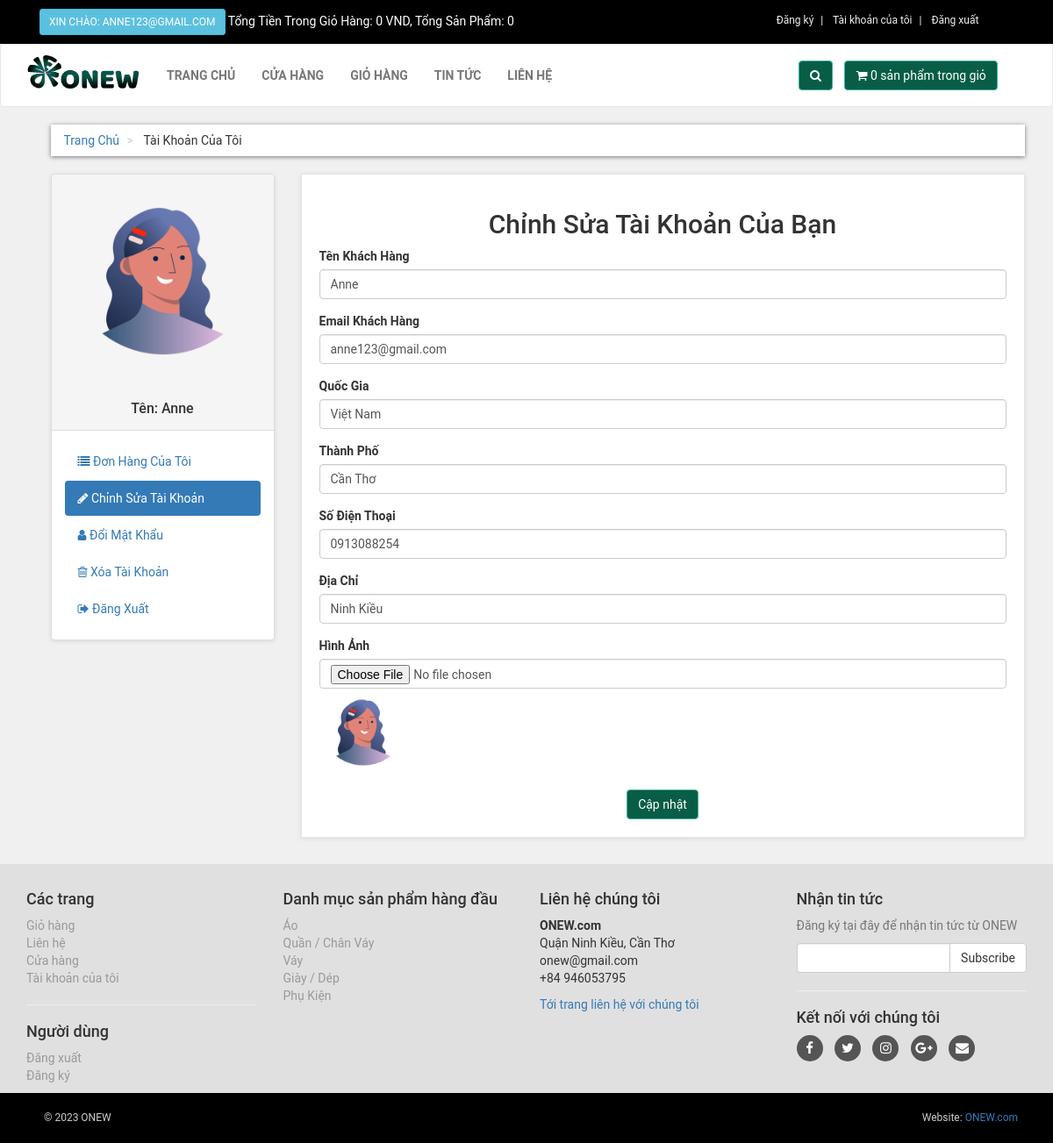
Screenshot of /customer/my_account.php?edit_act (signed in) with the database file from the repository.
### tables this page shows
CREATE TABLE `customers` (
  `customer_id` int(100) NOT NULL,
  `customer_name` varchar(255) NOT NULL,
  `customer_email` varchar(255) NOT NULL,
  `customer_pass` varchar(255) NOT NULL,
  `customer_country` text NOT NULL,
  `customer_city` text NOT NULL,
  `customer_contact` varchar(255) NOT NULL,
  `customer_address` text NOT NULL,
  `customer_image` text NOT NULL,
  `customer_ip` varchar(255) NOT NULL
);

CREATE TABLE `product_categories` (
  `p_cat_id` int(10) NOT NULL,
  `p_cat_title` text NOT NULL,
  `p_cat_desc` text NOT NULL
);

### customer/edit_act.php (the view, shortened to what this page needs)
<?php
$customer_email=$_SESSION['customer_email'];
$get_customer="select * from customers where customer_email='$customer_email'";
$run_cust=mysqli_query($con,$get_customer);
$row_cust=mysqli_fetch_array($run_cust);
$customer_name=$row_cust['customer_name'];
$customer_email=$row_cust['customer_email'];
$customer_country=$row_cust['customer_country'];
$customer_city=$row_cust['customer_city'];
$customer_contact=$row_cust['customer_contact'];
$customer_address=$row_cust['customer_address'];
$customer_image=$row_cust['customer_image'];
?>
<div class="box">
    <form action="" method="POST" enctype="multipart/form-data">
        <center>
            <h2>Chỉnh Sửa Tài Khoản Của Bạn</h2>
        </center>
        <div class="form-group">
            <label>Tên Khách Hàng</label>
            <input type="text" name="c_name" required="" class="form-control" value="<?php echo $customer_name; ?>">
        </div>
        <div class="form-group">
            <label>Email Khách Hàng</label>
            <input type="text" name="c_email" required="" class="form-control" value="<?php echo $customer_email; ?>">
        </div>
        <div class="form-group">
            <label>Quốc Gia</label>
            <input type="text" name="c_country" required="" class="form-control" value="<?php echo $customer_country; ?>">
        </div>
        <div class="form-group">
            <label>Thành Phố</label>
            <input type="text" name="c_city" required="" class="form-control" value="<?php echo $customer_city; ?>">
        </div>
        <div class="form-group">
            <label>Số Điện Thoại</label>
            <input type="text" name="c_number" required="" class="form-control" value="<?php echo $customer_contact; ?>">
        </div>
        <div class="form-group">
            <label>Địa Chỉ</label>
            <input type="text" name="c_address" required="" class="form-control" value="<?php echo $customer_address; ?>">
        </div>
        <div class="form-group">
            <label>Hình Ảnh</label>
            <input type="file" name="c_image" required="" class="form-control">
            <img src="customer_images/<?php echo $customer_image; ?>" class="img-responsive" height="100" width="100">
        </div>
        <div class="text-center">
            <button type="submit" name="update" class="btn btn-primary">Cập nhật</button>
        </div>
    </form>
</div>

### customer/includes/sidebar.php
<div class="panel panel-default sidebar-menu">
    <div class="panel-heading">
        <?php
        $session_customer=$_SESSION['customer_email'];
        $get_cust="select * from customers where customer_email='$session_customer'";
        $run_cust=mysqli_query($con,$get_cust);
        $row_customers=mysqli_fetch_array($run_cust);
        $customer_image=$row_customers['customer_image'];
        $customer_name=$row_customers['customer_name'];
        if(!isset($_SESSION['customer_email'])){
        }else{
            echo "
            <center>
            <img src='./customer_images/$customer_image' class='img-responsive'>
            </center>
            <br>
            <h3 align='center' class='panel-title'>Tên: $customer_name</h3>
            ";
        }
        ?>
    </div>
    <div class="panel-body">
        <ul class="nav nav-pills nav-stacked">
            <li class="<?php if(isset($_GET['my_order'])){echo "active";} ?>">
                <a href="my_account.php?my_order"><i class="fa fa-list"></i> Đơn Hàng Của Tôi</a>
            </li>
            <li class="<?php if(isset($_GET['edit_act'])){echo "active";} ?>">
                <a href="my_account.php?edit_act"><i class="fa fa-pencil"></i> Chỉnh Sửa Tài Khoản</a>
            </li>
            <li class="<?php if(isset($_GET['change_pass'])){echo "active";} ?>">
                <a href="my_account.php?change_pass"><i class="fa fa-user"></i> Đổi Mật Khẩu</a>
            </li>
            <li class="<?php if(isset($_GET['delete_ac'])){echo "active";} ?>">
                <a href="my_account.php?delete_ac"><i class="fa fa-trash-o"></i> Xóa Tài Khoản</a>
            </li>
            <li class="<?php if(isset($_GET['logout'])){echo "active";} ?>">
                <a href="my_account.php?logout"><i class="fa fa-sign-out"></i> Đăng Xuất</a>
            </li>
        </ul>
    </div>
</div>

### customer/includes/footer.php (shortened to what this page needs)
<div id="footer">
    <div class="container">
        <div class="row">
                <div class="col-md-3 col-sm-6">
                    <h4>Các trang</h4>
                    <ul>
                        <li><a href="../cart.php">Giỏ hàng</a></li>
                        <li><a href="../contactus.php">Liên hệ</a></li>
                        <li><a href="../shop.php">Cửa hàng</a></li>
                        <li><a href="../customer/my_account.php">Tài khoản của tôi</a></li>
                    </ul>
                    <hr>
                    <h4>Người dùng</h4>
                    <ul>
                    <li>
                        <?php
                        if(!isset($_SESSION['customer_email'])){
                            echo "<a href='../customer_login.php'>Đăng nhập</a>";
                        }else{
                            echo"<a href='../logout.php'>Đăng xuất</a>";
                        }
                        ?>
                    </li>
                        <li><a href="../customer_registration.php">Đăng ký</a></li>
                    </ul>
                </div>
                <div class="col-md-3 col-sm-6">
                    <h4>Danh mục sản phẩm hàng đầu</h4>
                    <ul>
                        <?php
                        $get_p_carts="select * from product_categories";
                        $run_p_cats=mysqli_query($con,$get_p_carts);
                        while ($row_p_cat=mysqli_fetch_array($run_p_cats)){
                            $p_cat_id=$row_p_cat['p_cat_id'];
                            $p_cat_title=$row_p_cat['p_cat_title'];
                            echo "<li><a href='../shop.php?p_cat= $p_cat_id'> $p_cat_title </a><li>";
                        }
                        ?>
                    </ul>
                </div>
                <div class="col-md-3 col-sm-6">
                    <h4>Liên hệ chúng tôi</h4>
                    <p>
                        <strong>ONEW.com</strong>
                        <br>Quận Ninh Kiều, Cần Thơ
                        <br>onew@gmail.com
                        <br>+84 946053795
                    </p>
                    <a href="../contactus.php">Tới trang liên hệ với chúng tôi</a>
                </div>
                <div class="col-md-3 col-sm-6">
                    <h4>Nhận tin tức</h4>
                    <p class="text-muted">
                        Đăng ký tại đây để nhận tin tức từ ONEW
                    </p>
                    <form action="" method="post">
                        <div class="input-group">
                            <input type="text" name="email" class="form-control">
                            <span class="input-group-btn">
                                <input type="submit" class="btn btn-default" value="Subscribe">
                            </span>
                        </div>
                    </form>
                    <hr>
                    <h4>Kết nối với chúng tôi</h4>
                    <p class="social">
                        <a href="#"><i class="fa fa-facebook"></i></a>
                        <a href="#"><i class="fa fa-twitter"></i></a>
                        <a href="#"><i class="fa fa-instagram"></i></a>
                        <a href="#"><i class="fa fa-google-plus"></i></a>
                        <a href="#"><i class="fa fa-envelope"></i></a>
                    </p>
                </div>
        </div>
    </div>
    <div id="copyright">
        <div class="container">
            <div class="col-md-6">
                <p class="pull-left">
                    &copy; 2023 ONEW
                </p>
            </div>
            <div class="col-md-6">
                <p class="pull-right">
                    Website: <a href="#">ONEW.com</a>
                </p>
            </div>
        </div>
    </div>
</div>

### customer/styles/style.css (style rules this page uses)
body { font-family: "Roboto", Arial, Helvetica, sans-serif; font-size: 14px; line-height: 1.42857143; color: #333333; background-color: #f0f0f0; }
.btn-primary { color: rgb(255, 255, 255); background-color: rgb(8, 93, 70); border-color: rgb(65, 179, 156); }
.box { background: #fff; margin: 0 0 30px; border: solid 1px #e6e6e6; padding: 20px; box-shadow: 0 1px 5px rgba(0, 0, 0, 0.1); }
#content .panel.sidebar-menu { box-sizing: border-box; box-shadow: 0 1px 5px rgba(0, 0, 0, 0.1); }
#content .panel.sidebar-menu h3 { padding: 5px 0; margin: 0; }
#footer { background: #e0e0e0; padding: 20px 0 0 0; }
#footer ul { padding-left: 0; list-style: none; }
#footer ul a { color: #999999; padding: 20px 0; }
#footer .social { text-align: left; }
#footer .social a { margin:0 10px 0 0; color: #fff; display: inline-block; width: 30px; height: 30px; border-radius: 15px; line-height: 30px; font-size: 15px; text-align: center; transform: all 02s ease out; vertical-align: bottom; background-color: #555555; }
#copyright { background-color: black; color: #ccc; padding: 20px; font-size: 12px; }
#copyright p { margin: 0; }

### rows the page displays
customers: customer_image (picture), customer_name "Anne", c_name "Anne", c_email "anne123@gmail.com", c_country "Việt Nam", c_city "Cần Thơ", c_number "0913088254", c_address "Ninh Kiều"
product_categories: p_cat_title "Áo"
product_categories: p_cat_title "Quần / Chân Váy"
product_categories: p_cat_title "Váy"
product_categories: p_cat_title "Giày / Dép"
product_categories: p_cat_title "Phụ Kiện"

### other values shown
$_SESSION['customer_email'] "ANNE123@GMAIL.COM"
$total "0"
$count "0 0"
